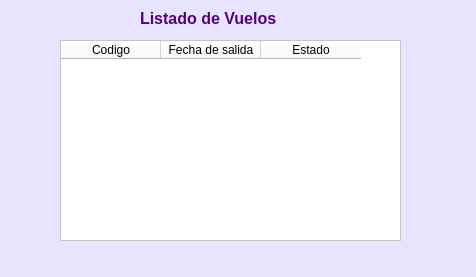
<?xml version="1.0" encoding="UTF-8"?>
<ui version="4.0">
 <class>Form</class>
 <widget class="QWidget" name="Form">
  <property name="geometry">
   <rect>
    <x>0</x>
    <y>0</y>
    <width>476</width>
    <height>277</height>
   </rect>
  </property>
  <property name="windowTitle">
   <string>Vuelos</string>
  </property>
  <property name="styleSheet">
   <string notr="true">background-color: rgb(232, 228, 255);</string>
  </property>
  <widget class="QTableWidget" name="tableWidget">
   <property name="geometry">
    <rect>
     <x>60</x>
     <y>40</y>
     <width>341</width>
     <height>201</height>
    </rect>
   </property>
   <property name="styleSheet">
    <string notr="true">background-color: rgb(255, 255, 255);</string>
   </property>
   <column>
    <property name="text">
     <string>Codigo</string>
    </property>
   </column>
   <column>
    <property name="text">
     <string>Fecha de salida</string>
    </property>
   </column>
   <column>
    <property name="text">
     <string>Estado</string>
    </property>
   </column>
  </widget>
  <widget class="QLabel" name="label">
   <property name="geometry">
    <rect>
     <x>140</x>
     <y>10</y>
     <width>161</width>
     <height>16</height>
    </rect>
   </property>
   <property name="font">
    <font>
     <pointsize>12</pointsize>
     <weight>75</weight>
     <bold>true</bold>
    </font>
   </property>
   <property name="styleSheet">
    <string notr="true">color: rgb(85, 0, 127);</string>
   </property>
   <property name="text">
    <string>Listado de Vuelos</string>
   </property>
  </widget>
 </widget>
 <resources/>
 <connections/>
</ui>
